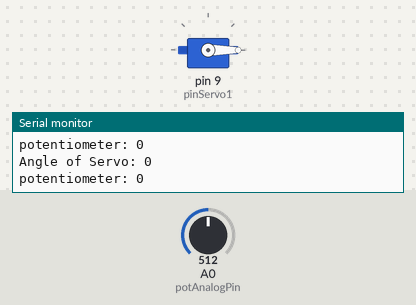
Simulated run of this sketch. Board: Arduino Uno, built with avr-gcc and run on an emulated ATmega328P. Parts: servo, the last lines printed to the serial monitor. The test bench sets the inputs (shaded band); at power-on: A0 (potAnalogPin) = 512.

Above: at 1.3 s.
1.4 s: A0 (potAnalogPin) set to 716
At 2.6 s:
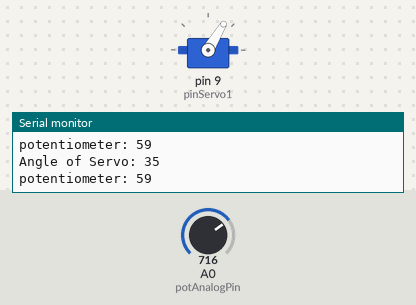
2.9 s: A0 (potAnalogPin) set to 900
At 3.9 s:
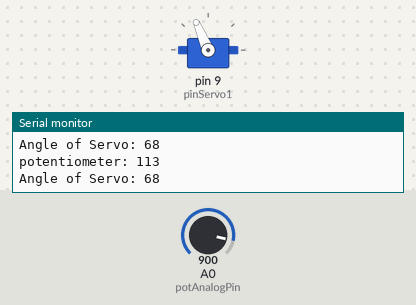
4.4 s: A0 (potAnalogPin) set to 1023
At 5.0 s:
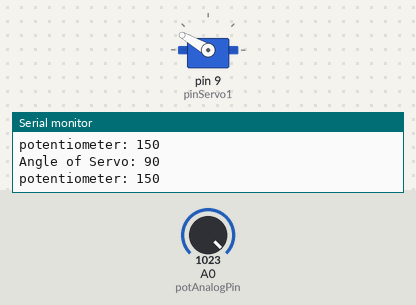
5.9 s: A0 (potAnalogPin) set to 511
At 7.2 s:
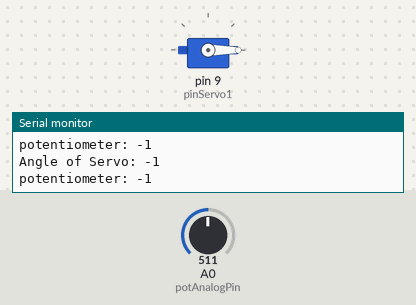
Timing chart, 0 to 8.4 s (numbered marks = the images above; inputs shaded):
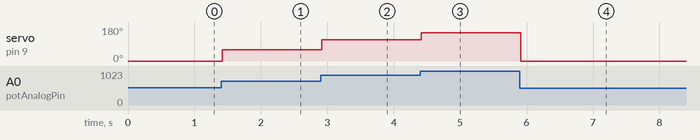

The sketch:

Controlling_Standard_Servo.ino
```cpp
#include <Servo.h>

// define the macro pinServo1 as 9, to use for connecting the servo to pin 9
#define pinServo1 9

// Declare a servo motor class variable servo 1
Servo servo1;

int potAnalogPin = 0;
int potReading;
int Angle;
int ServoAngle;
// -------------------------------------
// Setup function
void setup()
{
  Serial.begin(9600);
  servo1.attach(pinServo1);
  servo1.write(0);
  delay(100);
}

// -------------------------------------
// Loop Function
void loop()
{

  potReading = analogRead(potAnalogPin);

  Angle = map(potReading*1,0,1023,-150,150);
  ServoAngle = map(potReading*1,0,1023,-90,90);
  servo1.write(Angle);
  Serial.print("potentiometer: ");
  Serial.println(Angle);
  Serial.print("Angle of Servo: ");
  Serial.println(ServoAngle);


}
```

Measured:
- after the input at 1.4 s, servo on pin 9 (pinServo1): 0° → 59° at once
- after the input at 2.9 s, servo on pin 9 (pinServo1): 59° → 113° at once
- after the input at 4.4 s, servo on pin 9 (pinServo1): 113° → 150° at once
- after the input at 5.9 s, servo on pin 9 (pinServo1): 150° → 0° at once
